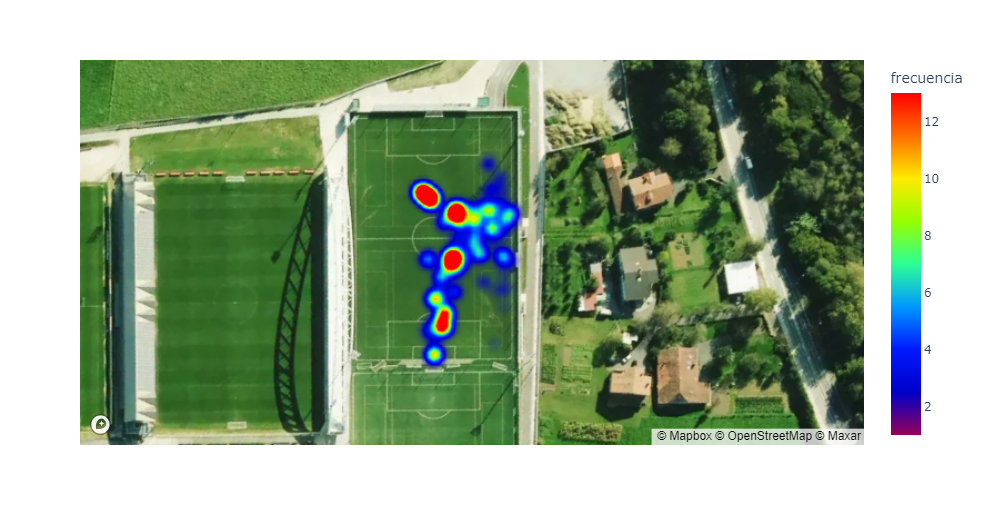
#> input picture SampleImage/image.png, 983 x 525 px, found by its file name
$ python locate_hot_zones.py
#> lines starting #> are read from the running program, lines starting #| are printed output that depends on the picture; after the words box and inside, x2 and y2 are one past the last pixel; in counts of white or black regions, pixels touching at a corner belong together
# finding hot zones in a given image
import cv2
import numpy as np

def encontrar_centros_zonas_rojas(imagen, n):
    # Load sample image
#> called with imagen = 'image.png', n = 4
    img = cv2.imread(imagen)
#> img is the input picture: shape (525, 983, 3); mean B, G, R 149.4, 174.1, 156.9

    # Convertin BGR to RGB
    img_rgb = cv2.cvtColor(img, cv2.COLOR_BGR2RGB)

    # Mask to detect red points
    lower_red = np.array([255, 0, 0], dtype=np.uint8)
    upper_red = np.array([255, 75, 75], dtype=np.uint8)
    mascara_roja = cv2.inRange(img_rgb, lower_red, upper_red)
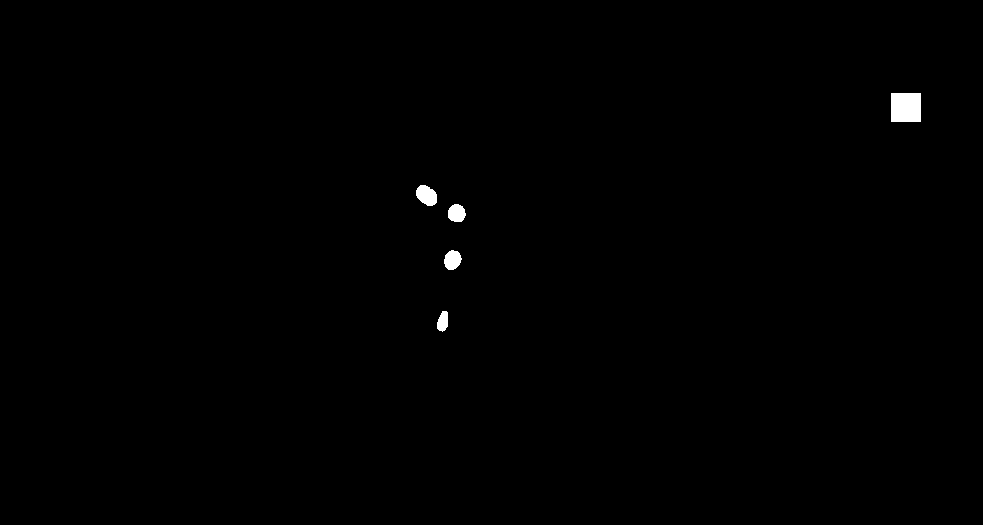
#> mascara_roja: shape (525, 983); 0.37% white; 5 white regions

    # Finding contours
    contornos, _ = cv2.findContours(mascara_roja, cv2.RETR_EXTERNAL, cv2.CHAIN_APPROX_SIMPLE)
#> contornos = 5 contours; box (x1, y1, x2, y2) and area: (891, 93, 921, 122) 812, (416, 185, 437, 206) 298, (444, 250, 462, 270) 242, (448, 204, 466, 222) 232, (437, 311, 448, 332) 154

    # Ordering founded zones (bigger to smaller)
    contornos = sorted(contornos, key=cv2.contourArea, reverse=True)[:n]
#> contornos = 4 contours; box (x1, y1, x2, y2) and area: (891, 93, 921, 122) 812, (416, 185, 437, 206) 298, (444, 250, 462, 270) 242, (448, 204, 466, 222) 232

    # Calculating centroids of detected zones
    centros = []
    for contorno in contornos:
        momento = cv2.moments(contorno)
        cx = int(momento['m10'] / momento['m00'])
        cy = int(momento['m01'] / momento['m00'])
        centros.append((cx, cy))
#> this loop made 4 passes
#> (cx, cy) on passes 2 to 4: (426, 195), (452, 259), (456, 212)
#> (contorno, cx, cy) on pass 1: ([[891, 93], [891, 121], [920, 121], [920, 93]], 905, 107)
#> after the loop, centros = [(905, 107), (426, 195), (452, 259), (456, 212)]

    return centros


# Example
imagen_path = 'image.png'
num_zonas_rojas = 4  # Number of hot zones to detect
centros = encontrar_centros_zonas_rojas(imagen_path, num_zonas_rojas)
#> centros = [(905, 107), (426, 195), (452, 259), (456, 212)]

# Showing centers of detected zones
for idx, centro in enumerate(centros, start=1):
    print(f'Zona Roja {idx}: x {centro[0]}, y {centro[1]}')
#> this loop made 4 passes
#| Zona Roja 1: x 905, y 107
#| Zona Roja 2: x 426, y 195
#| Zona Roja 3: x 452, y 259
#| Zona Roja 4: x 456, y 212
